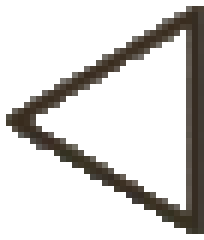
#> input picture imgs/go_back_2_alpha.png, 34 x 40 px (shown 6 times larger)
$ python test.py
#> lines starting #> are read from the running program, lines starting #| are printed output that depends on the picture
import cv2 as cv
import numpy as np
import lib.find as f

def match_icon(image, icon):
#> called with image = 'cache/test.png', icon = 'imgs/go_back_2_alpha.png'
    image = cv.imread(image)
    # 读取透明背景的图标，并转换成无符号8位整数类型
    template = cv.imread(icon,cv.IMREAD_UNCHANGED)
#> template is the input picture: shape (40, 34, 4); mean B, G, R, A 209, 211.3, 213.2, 47.5
    template = np.uint8(template)

    # 分离alpha通道，作为模板匹配的掩码
    channels = cv.split(template)
    mask = np.array(channels[3])
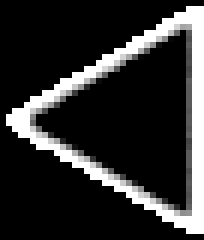
#> mask: shape (40, 34) (shown 6 times larger); min 0, max 255, mean 47.5

    # 根据alpha通道的值，设置掩码的值
    mask[channels[3] == 0] = 1
    mask[channels[3] == 100] = 0

    # 使用cv2.TM_SQDIFF方法进行模板匹配，并传入掩码参数
    method = cv.TM_SQDIFF

    # 初始化一个空列表，用于存放每个通道和灰度图像的匹配结果
    results = []

    # 对每个通道和灰度图像进行模板匹配，并把结果添加到列表中
    for i in range(4):
    # 如果是第四个通道，就把图像转换成灰度图像
        if i == 3:
            img = cv.cvtColor(image, cv.COLOR_BGR2GRAY)
            temp = cv.cvtColor(template, cv.COLOR_BGR2GRAY)
        # 否则就取对应的通道
        else:
            img = image[:,:,i]
            temp = template[:,:,i]
        # 进行模板匹配，并获取最小值、最大值、最小位置和最大位置
        result = cv.matchTemplate(img, temp, method, mask=mask)
        min_val, max_val, min_loc, max_loc = cv.minMaxLoc(result)
        # 计算目标中心点的坐标
        target_center = (max_loc[0] + temp.shape[1] / 2, max_loc[1] + temp.shape[0] / 2)
        # 把坐标和相似度作为元组添加到列表中
        results.append((target_center, max_val))
        print(max_val,max_loc)
#> after the loop, results = []


#> (the run stopped early here; a loop or call above may not have finished)
